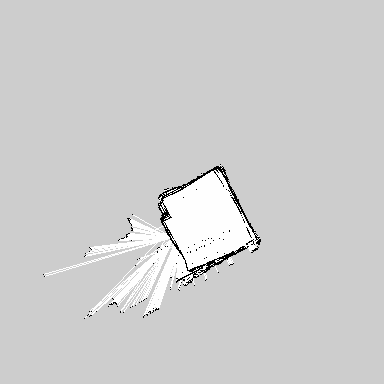
#> input picture Simulator/ARM Simulator/Assets/StreamingAssets/Map/test.pgm, 384 x 384 px, found by its file name
$ python get_slam_grid.py
#> lines starting #> are read from the running program, lines starting #| are printed output that depends on the picture
#> in load_map_as_grid, img is the input picture: shape (384, 384); min 0, max 254, mean 206.2
import cv2
import numpy as np

def rotate_image(image, angle):
    # 이미지 중심 좌표
#> called with angle = -30
    (h, w) = image.shape[:2]
#> h = 384; w = 384
    center = (w // 2, h // 2)
#> center = (192, 192)

    # 회전 행렬 계산
    M = cv2.getRotationMatrix2D(center, angle, 1.0)

    # 회전 적용 (경계 포함)
    rotated = cv2.warpAffine(image, M, (w, h), flags=cv2.INTER_NEAREST, borderValue=205)
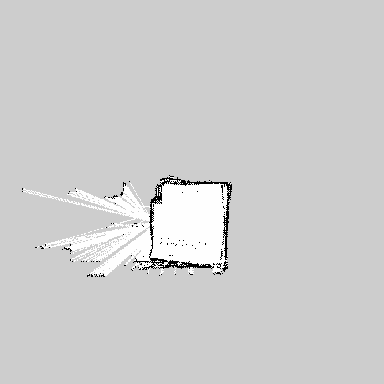
#> rotated: shape (384, 384); min 0, max 254, mean 206.3
    return rotated

def load_map_as_grid(pgm_path):
    # 맵 이미지 로드 (흑백)
    img = cv2.imread(pgm_path, cv2.IMREAD_GRAYSCALE)

    if img is None:
        raise FileNotFoundError(f"맵 파일을 찾을 수 없습니다: {pgm_path}")
    rotated = rotate_image(img, -30)
    cv2.imshow('PGM Image', rotated)
    cv2.waitKey(0)
    cv2.destroyAllWindows()
    # OpenCV는 0 (검정) ~ 255 (흰색)
    # SLAM에서는 일반적으로:
    #   - 0: 점유 (검정, obstacle)
    #   - 205~255: 자유 공간 (흰색)
    #   - 127~: 미확인 (회색)

    grid = np.zeros_like(img, dtype=np.uint8)

    grid[img <= 50] = 2        # 점유 (검정)
    grid[img >= 200] = 1       # 자유 (흰색)
    grid[(img > 50) & (img < 200)] = 0  # 미확인 (회색)

    return grid

grids = load_map_as_grid("./test.pgm")
print(grids.size)


'''
1. slam pgm file 불러오기
2. map 알맞은 형태로 각도 조절
3. map에서 움직일 수 있는 부분만 범위 체크
4. 맵 크기, AMR 크기에 맞춰서 map을 grid화해서 배열로 저장
5. 실제 map의 좌표와 배열의 grid를 1대1 mapping
6. 장애물이 있는지 없는지 grid들을 구분
7. 구분된 map에서 최소한의 회전으로 현재 위치에서 목적지까지 갈 수 있는 경로 A* 알고리즘으로 찾기
왼쪽 위 : (-5, -5) 오른쪽 위 : (-5, 5)
왼쪽 밑 : (5,  -5) 오른쪽 밑 : ( 5, 5)
'''
